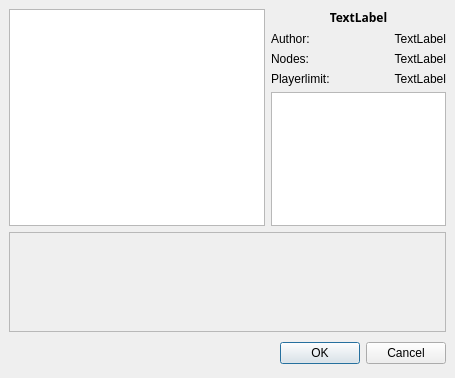
<ui version="4.0" >
 <author></author>
 <comment></comment>
 <exportmacro></exportmacro>
 <class>FormSelectMap</class>
 <widget class="QDialog" name="FormSelectMap" >
  <property name="geometry" >
   <rect>
    <x>0</x>
    <y>0</y>
    <width>455</width>
    <height>378</height>
   </rect>
  </property>
  <property name="windowTitle" >
   <string>Select map</string>
  </property>
  <layout class="QGridLayout" >
   <property name="margin" >
    <number>9</number>
   </property>
   <property name="spacing" >
    <number>6</number>
   </property>
   <item row="1" column="0" colspan="2" >
    <widget class="QFrame" name="frameMaps" >
     <property name="sizePolicy" >
      <sizepolicy>
       <hsizetype>3</hsizetype>
       <vsizetype>3</vsizetype>
       <horstretch>0</horstretch>
       <verstretch>0</verstretch>
      </sizepolicy>
     </property>
     <property name="minimumSize" >
      <size>
       <width>16</width>
       <height>100</height>
      </size>
     </property>
     <property name="frameShape" >
      <enum>QFrame::StyledPanel</enum>
     </property>
     <property name="frameShadow" >
      <enum>QFrame::Raised</enum>
     </property>
    </widget>
   </item>
   <item row="0" column="0" >
    <widget class="QListWidget" name="listMaps" >
     <property name="sizePolicy" >
      <sizepolicy>
       <hsizetype>1</hsizetype>
       <vsizetype>7</vsizetype>
       <horstretch>0</horstretch>
       <verstretch>0</verstretch>
      </sizepolicy>
     </property>
     <property name="alternatingRowColors" >
      <bool>true</bool>
     </property>
    </widget>
   </item>
   <item row="0" column="1" >
    <layout class="QGridLayout" >
     <property name="margin" >
      <number>0</number>
     </property>
     <property name="spacing" >
      <number>6</number>
     </property>
     <item row="2" column="1" >
      <widget class="QLabel" name="labelNodeCount" >
       <property name="text" >
        <string>TextLabel</string>
       </property>
       <property name="textFormat" >
        <enum>Qt::PlainText</enum>
       </property>
       <property name="alignment" >
        <set>Qt::AlignRight|Qt::AlignTrailing|Qt::AlignVCenter</set>
       </property>
      </widget>
     </item>
     <item rowspan="3" row="5" column="0" colspan="2" >
      <widget class="QTextBrowser" name="textDescription" />
     </item>
     <item row="2" column="0" >
      <widget class="QLabel" name="label_3" >
       <property name="text" >
        <string>Nodes:</string>
       </property>
      </widget>
     </item>
     <item row="0" column="0" colspan="2" >
      <widget class="QLabel" name="labelName" >
       <property name="font" >
        <font>
         <family>Sans Serif</family>
         <pointsize>9</pointsize>
         <weight>75</weight>
         <italic>false</italic>
         <bold>true</bold>
         <underline>false</underline>
         <strikeout>false</strikeout>
        </font>
       </property>
       <property name="text" >
        <string>TextLabel</string>
       </property>
       <property name="textFormat" >
        <enum>Qt::PlainText</enum>
       </property>
       <property name="alignment" >
        <set>Qt::AlignCenter</set>
       </property>
      </widget>
     </item>
     <item row="1" column="0" >
      <widget class="QLabel" name="label" >
       <property name="text" >
        <string>Author:</string>
       </property>
      </widget>
     </item>
     <item row="1" column="1" >
      <widget class="QLabel" name="labelAuthor" >
       <property name="text" >
        <string>TextLabel</string>
       </property>
       <property name="textFormat" >
        <enum>Qt::PlainText</enum>
       </property>
       <property name="alignment" >
        <set>Qt::AlignRight|Qt::AlignTrailing|Qt::AlignVCenter</set>
       </property>
      </widget>
     </item>
     <item row="3" column="0" >
      <widget class="QLabel" name="label_2" >
       <property name="text" >
        <string>Playerlimit:</string>
       </property>
      </widget>
     </item>
     <item row="3" column="1" >
      <widget class="QLabel" name="labelSpawnPoints" >
       <property name="text" >
        <string>TextLabel</string>
       </property>
       <property name="alignment" >
        <set>Qt::AlignRight|Qt::AlignTrailing|Qt::AlignVCenter</set>
       </property>
      </widget>
     </item>
    </layout>
   </item>
   <item row="2" column="0" colspan="2" >
    <layout class="QHBoxLayout" >
     <property name="margin" >
      <number>0</number>
     </property>
     <property name="spacing" >
      <number>6</number>
     </property>
     <item>
      <spacer>
       <property name="orientation" >
        <enum>Qt::Horizontal</enum>
       </property>
       <property name="sizeHint" >
        <size>
         <width>131</width>
         <height>31</height>
        </size>
       </property>
      </spacer>
     </item>
     <item>
      <widget class="QPushButton" name="okButton" >
       <property name="text" >
        <string>OK</string>
       </property>
       <property name="default" >
        <bool>true</bool>
       </property>
      </widget>
     </item>
     <item>
      <widget class="QPushButton" name="cancelButton" >
       <property name="text" >
        <string>Cancel</string>
       </property>
      </widget>
     </item>
    </layout>
   </item>
  </layout>
 </widget>
 <pixmapfunction></pixmapfunction>
 <resources/>
 <connections>
  <connection>
   <sender>okButton</sender>
   <signal>clicked()</signal>
   <receiver>FormSelectMap</receiver>
   <slot>accept()</slot>
   <hints>
    <hint type="sourcelabel" >
     <x>278</x>
     <y>253</y>
    </hint>
    <hint type="destinationlabel" >
     <x>96</x>
     <y>254</y>
    </hint>
   </hints>
  </connection>
  <connection>
   <sender>cancelButton</sender>
   <signal>clicked()</signal>
   <receiver>FormSelectMap</receiver>
   <slot>reject()</slot>
   <hints>
    <hint type="sourcelabel" >
     <x>369</x>
     <y>253</y>
    </hint>
    <hint type="destinationlabel" >
     <x>179</x>
     <y>282</y>
    </hint>
   </hints>
  </connection>
 </connections>
</ui>
